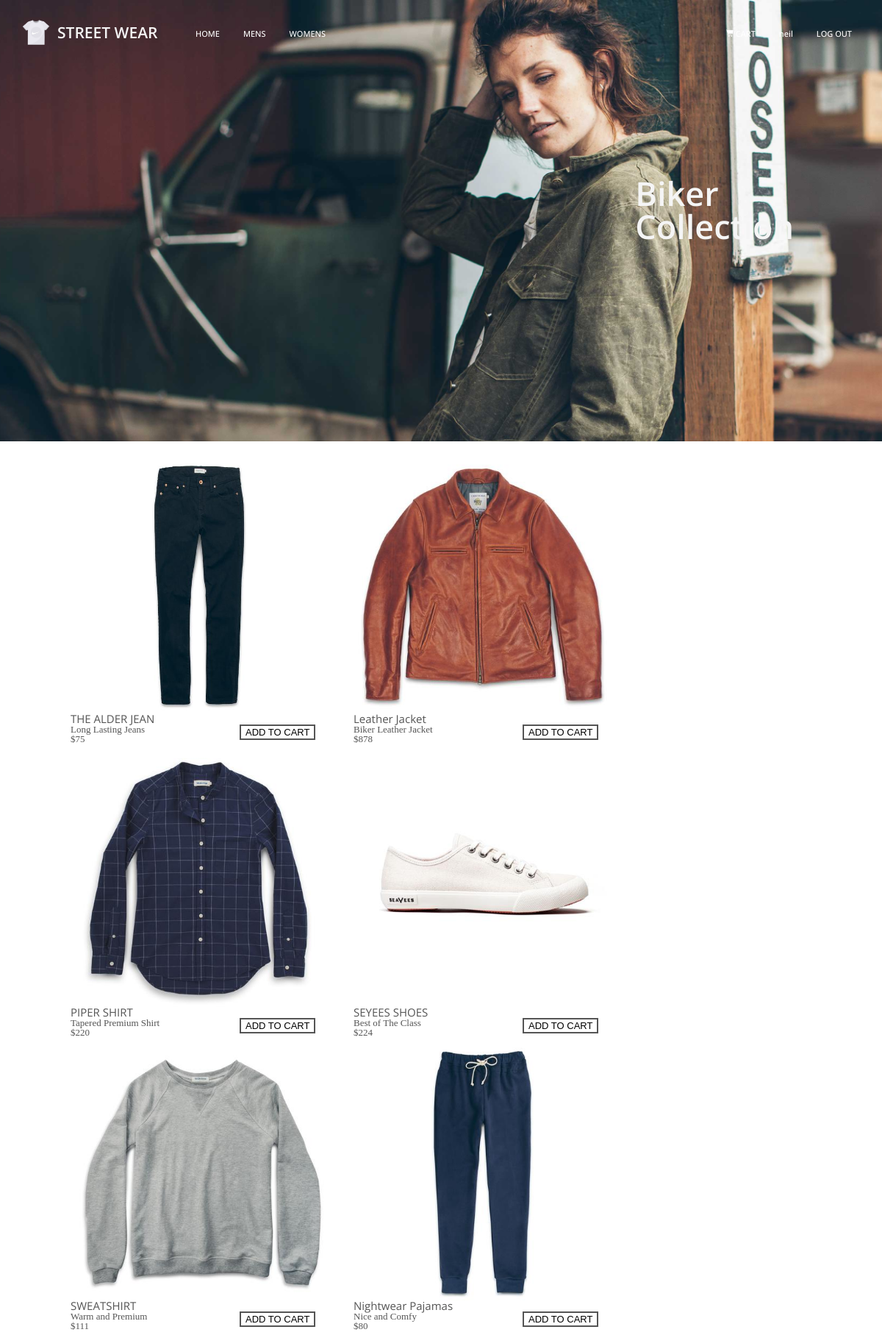
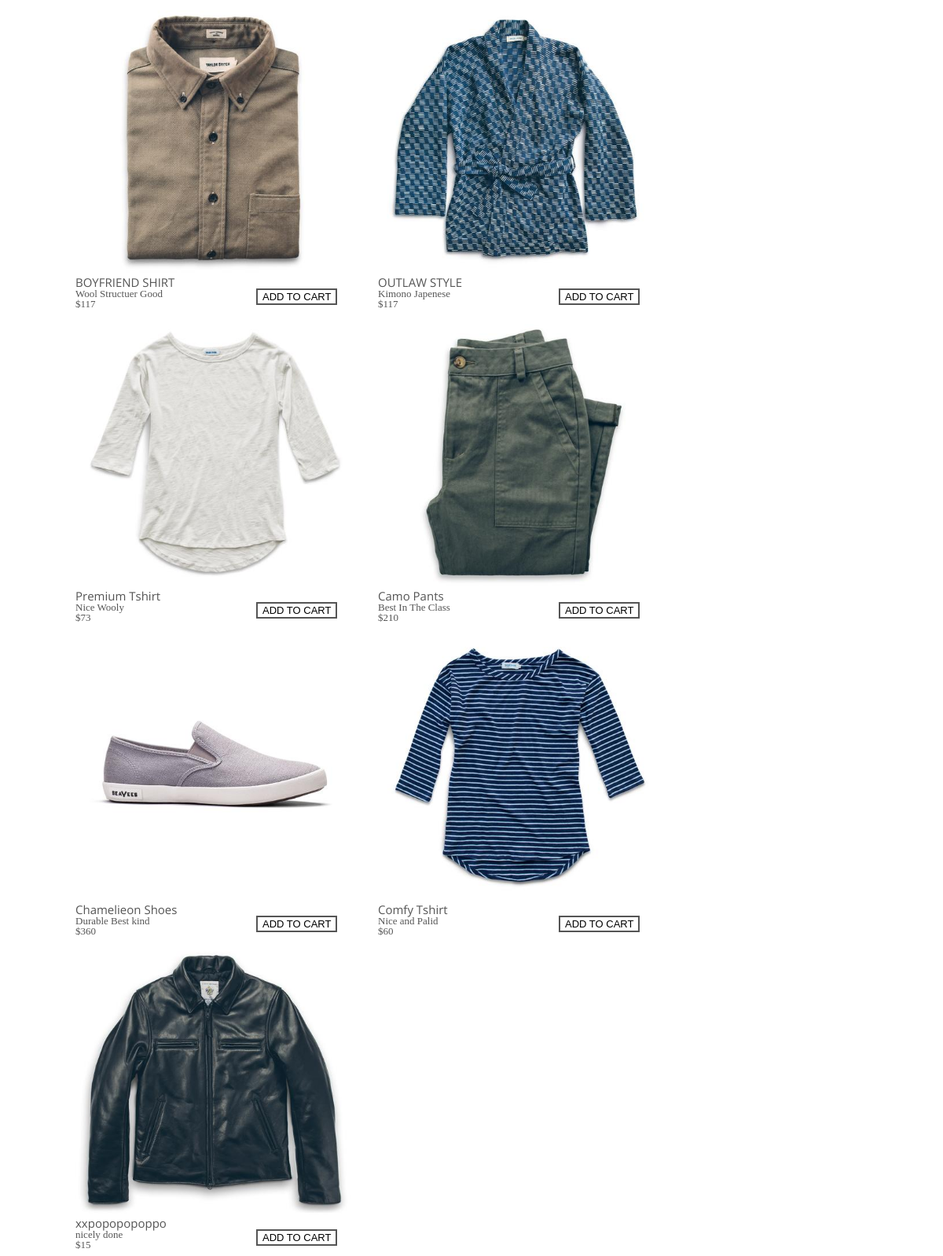
The page /ecomm/public_html/womens.php?username=neil on the database its author committed (2 pictures, top to bottom).
### tables this page shows
CREATE TABLE `products` (
  `product_id` int(11) NOT NULL,
  `product_title` varchar(255) NOT NULL,
  `product_category_id` int(11) NOT NULL,
  `product_price` float NOT NULL,
  `product_description` text NOT NULL,
  `product_image` varchar(255) NOT NULL,
  `product_quantity` int(11) NOT NULL
);

### ecomm/resources/functions.php (the view, shortened to what this page needs)
<?php
function query($sql){
	global $connection;
	return mysqli_query($connection, $sql);
}
function escape_string($string){
	global $connection;
	return mysqli_real_escape_string($connection,$string);
}
function fetch_array($result){
 return mysqli_fetch_array($result);
}
function get_productswomen(){
	$query = query(" SELECT * FROM products WHERE product_category_id = 2");
if(isset($_GET['username'])){
  $admin=escape_string($_GET['username']) ;
while($row = fetch_array($query)){
		$product= <<<_END
      <div id="item" style="float:left">
      <a href="item.php?id={$row['product_id']}&username=$admin">
 	    <img src="{$row['product_image']}" height="350px">
 		<div id="name">{$row['product_title']}</div>
 		<div id="des">{$row['product_description']}<br />\${$row['product_price']}</div>
 		</a>
 		<div id="ico"><a href="cart.php?add={$row['product_id']}&username=$admin"><button class="button5">ADD TO CART</button></a></div>
  	    </div>
_END;
       echo $product;
	}
}
else{
	while($row = fetch_array($query)){
		$product= <<<_END
      <div id="item" style="float:left">
      <a href="item.php?id={$row['product_id']}">
 	    <img src="{$row['product_image']}" height="350px">
 		<div id="name">{$row['product_title']}</div>
 		<div id="des">{$row['product_description']}<br />\${$row['product_price']}</div>
 		</a>
 		<div id="ico"><a href="cart.php?add={$row['product_id']}"><button class="button5">ADD TO CART</button></a></div>
  	    </div>
_END;
       echo $product;
	}}
}
?>

### ecomm/resources/css/vids.css (style rules this page uses)
html, body, div, span, applet, object, iframe, h1, h2, h3, h4, h5, h6, p, blockquote, pre, a, abbr, acronym, address, big, cite, code, del, dfn, em, img, ins, kbd, q, s, samp, small, strike, strong, sub, sup, tt, var, b, u, i, center, dl, dt, dd, ol, ul, li, fieldset, form, label, legend, table, caption, tbody, tfoot, thead, tr, th, td, article, aside, canvas, details, embed, figure, figcaption, footer, header, hgroup, menu, nav, output, ruby, section, summary, time, mark, audio, video { margin: 0; padding: 0; border: 0; font-size: 100%; font: inherit; vertical-align: baseline; }
body { line-height: 1; }

### ecomm/resources/css/styles.css (style rules this page uses)
html, body, div, span, applet, object, iframe, h1, h2, h3, h4, h5, h6, p, blockquote, pre, a, abbr, acronym, address, big, cite, code, del, dfn, em, img, ins, kbd, q, s, samp, small, strike, strong, sub, sup, tt, var, b, u, i, center, dl, dt, dd, ol, ul, li, fieldset, form, label, legend, table, caption, tbody, tfoot, thead, tr, th, td, article, aside, canvas, details, embed, figure, figcaption, footer, header, hgroup, menu, nav, output, ruby, section, summary, time, mark, audio, video { margin: 0; padding: 0; border: 0; font-size: 100%; font: inherit; vertical-align: baseline; }
body { line-height: 1; }
#item { width:385px;margin:0 !important;position:relative;padding-bottom: 8px; }
#name { font-family:'Open Sans', sans-serif; font-size:15px;font-weight:400; }
#des { font-size:13px;width:280px;float:left; }
#ico { float:right;position:absolute;padding-left:230px;cursor: pointer; }
.button5 { background-color: white; color: black; border: 2px solid #555555; cursor: pointer; font-size:13px; }
#item a { text-decoration: none;cursor: pointer;color:#555555; }

### rows shown on the page
products: product_image (picture), product_title "THE ALDER JEAN", product_description "Long Lasting Jeans", product_price "75"
products: product_image (picture), product_title "Leather Jacket", product_description "Biker Leather Jacket", product_price "878"
products: product_image (picture), product_title "PIPER SHIRT", product_description "Tapered Premium Shirt", product_price "220"
products: product_image (picture), product_title "SEYEES SHOES", product_description "Best of The Class", product_price "224"
products: product_image (picture), product_title "SWEATSHIRT", product_description "Warm and Premium", product_price "111"
products: product_image (picture), product_title "Nightwear Pajamas", product_description "Nice and Comfy", product_price "80"
products: product_image (picture), product_title "BOYFRIEND SHIRT", product_description "Wool Structuer Good", product_price "117"
products: product_image (picture), product_title "OUTLAW STYLE", product_description "Kimono Japenese", product_price "117"
products: product_image (picture), product_title "Premium Tshirt", product_description "Nice Wooly", product_price "73"
products: product_image (picture), product_title "Camo Pants", product_description "Best In The Class", product_price "210"
products: product_image (picture), product_title "Chamelieon Shoes", product_description "Durable Best kind", product_price "360"
products: product_image (picture), product_title "Comfy Tshirt", product_description "Nice and Palid", product_price "60"
products: product_image (picture), product_title "xxpopopopoppo", product_description "nicely done", product_price "15"

### other values the page prints
$_SESSION['admin'] "neil"
